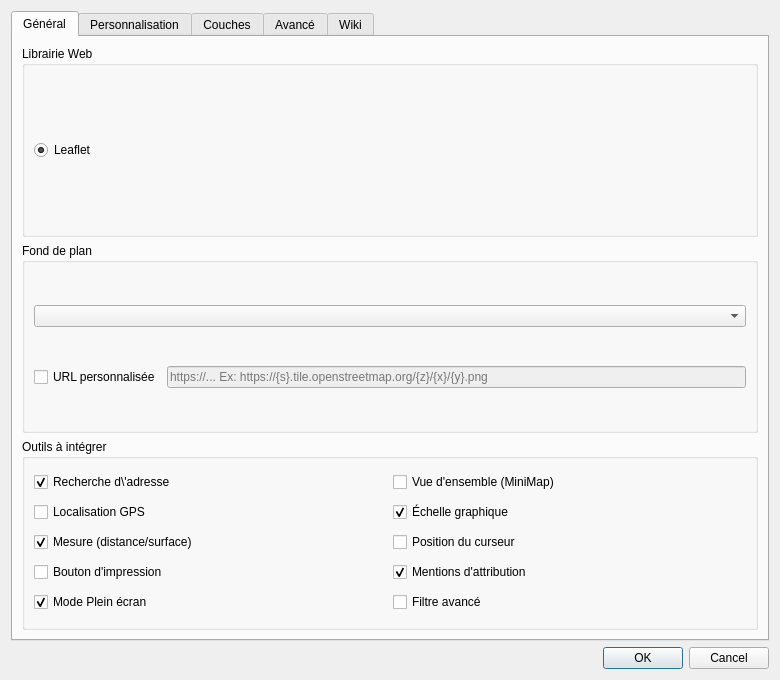
<?xml version="1.0" encoding="UTF-8"?>
<ui version="4.0">
 <class>UniversalMap2webDialog</class>
 <widget class="QDialog" name="UniversalMap2webDialog">
  <property name="geometry">
   <rect>
    <x>0</x>
    <y>0</y>
    <width>780</width>
    <height>680</height>
   </rect>
  </property>
  <property name="windowTitle">
   <string>Universal Map2web - Export de cartes HTML</string>
  </property>
  <layout class="QVBoxLayout" name="verticalLayout">
   <item>
    <widget class="QTabWidget" name="tabWidget">
     <property name="currentIndex">
      <number>0</number>
     </property>
     <widget class="QWidget" name="tabGeneral">
      <attribute name="title">
       <string>Général</string>
      </attribute>
      <layout class="QVBoxLayout" name="verticalLayout_2">
       <item>
        <widget class="QGroupBox" name="groupLibrairie">
         <property name="title">
          <string>Librairie Web</string>
         </property>
         <layout class="QVBoxLayout" name="verticalLayout_4">
          <item>
           <layout class="QHBoxLayout" name="horizontalLayout_2">
            <item>
             <widget class="QRadioButton" name="radioLeaflet">
              <property name="text">
               <string>Leaflet</string>
              </property>
              <property name="checked">
               <bool>true</bool>
              </property>
             </widget>
            </item>
           </layout>
          </item>
         </layout>
        </widget>
       </item>
       <item>
        <widget class="QGroupBox" name="groupFondsPlan">
         <property name="title">
          <string>Fond de plan</string>
         </property>
         <layout class="QVBoxLayout" name="verticalLayout_5">
          <item>
           <widget class="QComboBox" name="comboFondPlan"/>
          </item>
          <item>
           <layout class="QHBoxLayout" name="horizontalLayout_3">
            <item>
             <widget class="QCheckBox" name="chkFondPlanPersonnalise">
              <property name="text">
               <string>URL personnalisée</string>
              </property>
             </widget>
            </item>
            <item>
             <widget class="QLineEdit" name="txtFondPlanURL">
              <property name="enabled">
               <bool>false</bool>
              </property>
              <property name="placeholderText">
               <string>https://... Ex: https://{s}.tile.openstreetmap.org/{z}/{x}/{y}.png</string>
              </property>
             </widget>
            </item>
           </layout>
          </item>
         </layout>
        </widget>
       </item>
       <item>
        <widget class="QGroupBox" name="groupOutils">
         <property name="title">
          <string>Outils à intégrer</string>
         </property>
         <layout class="QGridLayout" name="gridLayout_outils">
          <item row="0" column="0">
           <widget class="QCheckBox" name="chkRecherche">
            <property name="text">
            <string>Recherche d\'adresse</string>
            </property>
            <property name="checked">
             <bool>true</bool>
            </property>
           </widget>
          </item>
          <item row="1" column="0">
           <widget class="QCheckBox" name="chkGeoloc">
            <property name="text">
             <string>Localisation GPS</string>
            </property>
           </widget>
          </item>
          <item row="2" column="0">
           <widget class="QCheckBox" name="chkMesure">
            <property name="text">
             <string>Mesure (distance/surface)</string>
            </property>
            <property name="checked">
             <bool>true</bool>
            </property>
           </widget>
          </item>
          <item row="3" column="0">
           <widget class="QCheckBox" name="chkImprimer">
            <property name="text">
             <string>Bouton d'impression</string>
            </property>
           </widget>
          </item>
          <item row="4" column="0">
           <widget class="QCheckBox" name="chkPleinEcran">
            <property name="text">
             <string>Mode Plein écran</string>
            </property>
            <property name="checked">
             <bool>true</bool>
            </property>
           </widget>
          </item>
          <item row="0" column="1">
           <widget class="QCheckBox" name="chkMiniMap">
            <property name="text">
             <string>Vue d'ensemble (MiniMap)</string>
            </property>
           </widget>
          </item>
          <item row="1" column="1">
           <widget class="QCheckBox" name="chkScale">
            <property name="text">
             <string>Échelle graphique</string>
            </property>
            <property name="checked">
             <bool>true</bool>
            </property>
           </widget>
          </item>
          <item row="2" column="1">
           <widget class="QCheckBox" name="chkMousePosition">
            <property name="text">
             <string>Position du curseur</string>
            </property>
           </widget>
          </item>
          <item row="3" column="1">
           <widget class="QCheckBox" name="chkAttribution">
            <property name="text">
             <string>Mentions d'attribution</string>
            </property>
            <property name="checked">
             <bool>true</bool>
            </property>
           </widget>
          </item>
          <item row="4" column="1">
           <widget class="QCheckBox" name="chkFiltreAvance">
            <property name="text">
             <string>Filtre avancé</string>
            </property>
           </widget>
          </item>
         </layout>
        </widget>
       </item>
      </layout>
     </widget>
     <widget class="QWidget" name="tabPersonnalisation">
      <attribute name="title">
       <string>Personnalisation</string>
      </attribute>
      <layout class="QVBoxLayout" name="verticalLayout_perso">
       <item>
        <widget class="QGroupBox" name="groupTitre">
         <property name="title">
          <string>Titre de la carte</string>
         </property>
         <layout class="QVBoxLayout" name="verticalLayout_titre">
          <item>
           <widget class="QLineEdit" name="txtTitreCarte">
            <property name="text">
             <string>Universal Map2web - Carte interactive</string>
            </property>
           </widget>
          </item>
         </layout>
        </widget>
       </item>
       <item>
        <widget class="QGroupBox" name="groupLogo">
         <property name="title">
          <string>Logo</string>
         </property>
         <layout class="QHBoxLayout" name="horizontalLayout_logo">
          <item>
           <widget class="QPushButton" name="btnChoisirLogo">
            <property name="text">
             <string>Choisir un logo</string>
            </property>
           </widget>
          </item>
          <item>
           <widget class="QLabel" name="lblLogoPath">
            <property name="text">
             <string>Aucun logo</string>
            </property>
            <property name="alignment">
             <set>Qt::AlignCenter</set>
            </property>
           </widget>
          </item>
          <item>
           <widget class="QCheckBox" name="chkAfficherLogo">
            <property name="text">
             <string>Afficher le logo</string>
            </property>
            <property name="checked">
             <bool>true</bool>
            </property>
           </widget>
          </item>
         </layout>
        </widget>
       </item>
       <item>
        <widget class="QGroupBox" name="groupCouleur">
         <property name="title">
          <string>Couleur de l'en-tête</string>
         </property>
         <layout class="QHBoxLayout" name="horizontalLayout_couleur">
          <item>
           <widget class="QPushButton" name="btnChoisirCouleur">
            <property name="text">
             <string>Choisir une couleur</string>
            </property>
           </widget>
          </item>
          <item>
           <widget class="QLineEdit" name="txtCouleurEntete">
            <property name="text">
             <string>#1a1a2e</string>
            </property>
           </widget>
          </item>
         </layout>
        </widget>
       </item>
       <item>
        <widget class="QGroupBox" name="groupThemeVisuel">
         <property name="title">
          <string>Thème de l'interface</string>
         </property>
         <layout class="QHBoxLayout" name="horizontalLayout_theme">
          <item>
           <widget class="QComboBox" name="comboTheme">
            <item>
             <property name="text">
              <string>Clair</string>
             </property>
            </item>
            <item>
             <property name="text">
              <string>Sombre</string>
             </property>
            </item>
            <item>
             <property name="text">
              <string>Professionnel</string>
             </property>
            </item>
            <item>
             <property name="text">
              <string>Coloré</string>
             </property>
            </item>
           </widget>
          </item>
         </layout>
        </widget>
       </item>
      </layout>
     </widget>
     <widget class="QWidget" name="tabCouches">
      <attribute name="title">
       <string>Couches</string>
      </attribute>
      <layout class="QVBoxLayout" name="verticalLayout_couches_tab">
       <item>
        <widget class="QGroupBox" name="groupSelectionCouches">
         <property name="title">
          <string>Sélection des couches à exporter</string>
         </property>
         <layout class="QVBoxLayout" name="verticalLayout_3">
          <item>
           <widget class="QListWidget" name="listCouches"/>
          </item>
          <item>
           <layout class="QHBoxLayout" name="horizontalLayout">
            <item>
             <widget class="QPushButton" name="btnSelectAll">
              <property name="text">
               <string>Tout sélectionner</string>
              </property>
             </widget>
            </item>
            <item>
             <widget class="QPushButton" name="btnDeselectAll">
              <property name="text">
               <string>Tout désélectionner</string>
              </property>
             </widget>
            </item>
            <item>
             <widget class="QPushButton" name="btnInvertSelection">
              <property name="text">
               <string>Inverser</string>
              </property>
             </widget>
            </item>
           </layout>
          </item>
         </layout>
        </widget>
       </item>
       <item>
        <widget class="QGroupBox" name="groupPopupsConfiguration">
         <property name="title">
          <string>Configuration des Popups par couche</string>
         </property>
         <layout class="QHBoxLayout" name="horizontalLayout_popup_config">
          <item>
           <layout class="QVBoxLayout" name="verticalLayout_list_couches">
            <item>
             <widget class="QLabel" name="lblCouchesPopup">
              <property name="text">
               <string>1. Sélectionner une couche :</string>
              </property>
             </widget>
            </item>
            <item>
             <widget class="QListWidget" name="listCouchesPopup"/>
            </item>
           </layout>
          </item>
          <item>
           <layout class="QVBoxLayout" name="verticalLayout_list_champs">
            <item>
             <widget class="QLabel" name="lblChampsPopup">
              <property name="text">
               <string>2. Cocher les champs à afficher :</string>
              </property>
             </widget>
            </item>
            <item>
             <widget class="QListWidget" name="listChampsPopup"/>
            </item>
           </layout>
          </item>
         </layout>
        </widget>
       </item>
      </layout>
     </widget>
     <widget class="QWidget" name="tabAvance">
      <attribute name="title">
       <string>Avancé</string>
      </attribute>
      <layout class="QVBoxLayout" name="verticalLayout_9">
       <item>
        <widget class="QGroupBox" name="groupOptimisation">
         <property name="title">
          <string>Optimisation des données</string>
         </property>
         <layout class="QGridLayout" name="gridLayout_2">
          <item row="0" column="0">
           <widget class="QCheckBox" name="chkSimplifier">
            <property name="text">
             <string>Simplifier les géométries</string>
            </property>
           </widget>
          </item>
          <item row="0" column="1">
           <widget class="QDoubleSpinBox" name="spinTolerance">
            <property name="decimals">
             <number>6</number>
            </property>
            <property name="maximum">
             <double>1.000000000000000</double>
            </property>
            <property name="singleStep">
             <double>0.000001000000000</double>
            </property>
            <property name="value">
             <double>0.000000000000000</double>
            </property>
           </widget>
          </item>
          <item row="1" column="0">
           <widget class="QCheckBox" name="chkCompresser">
            <property name="text">
             <string>Compresser les données JSON</string>
            </property>
           </widget>
          </item>
          <item row="2" column="0">
           <widget class="QCheckBox" name="chkPrecision">
            <property name="text">
             <string>Arrondir les coordonnées</string>
            </property>
           </widget>
          </item>
          <item row="2" column="1">
           <widget class="QSpinBox" name="spinPrecision">
            <property name="minimum">
             <number>0</number>
            </property>
            <property name="maximum">
             <number>12</number>
            </property>
            <property name="value">
             <number>6</number>
            </property>
           </widget>
          </item>
         </layout>
        </widget>
       </item>
       <item>
        <widget class="QGroupBox" name="groupExport">
         <property name="title">
          <string>Options d'export</string>
         </property>
         <layout class="QVBoxLayout" name="verticalLayout_10">
          <item>
           <widget class="QCheckBox" name="chkZip">
            <property name="text">
             <string>Exporter en fichier ZIP</string>
            </property>
           </widget>
          </item>
          <item>
           <widget class="QCheckBox" name="chkOuvrirNavigateur">
            <property name="text">
             <string>Ouvrir automatiquement dans le navigateur</string>
            </property>
            <property name="checked">
             <bool>true</bool>
            </property>
           </widget>
          </item>
         </layout>
        </widget>
       </item>
      </layout>
     </widget>
     <widget class="QWidget" name="tabWiki">
      <attribute name="title">
       <string>Wiki</string>
      </attribute>
      <layout class="QVBoxLayout" name="verticalLayout_wiki">
       <item>
        <widget class="QTextEdit" name="wikiTextEdit">
         <property name="readOnly">
          <bool>true</bool>
         </property>
         <property name="html">
          <string></string>
         </property>
        </widget>
       </item>
      </layout>
     </widget>
    </widget>
   </item>
   <item>
    <widget class="QDialogButtonBox" name="buttonBox">
     <property name="orientation">
      <enum>Qt::Horizontal</enum>
     </property>
     <property name="standardButtons">
      <set>QDialogButtonBox::Cancel|QDialogButtonBox::Ok</set>
     </property>
    </widget>
   </item>
  </layout>
 </widget>
 <resources/>
 <connections>
  <connection>
   <sender>buttonBox</sender>
   <signal>accepted()</signal>
   <receiver>UniversalMap2webDialog</receiver>
   <slot>accept()</slot>
   <hints>
    <hint type="sourcelabel">
     <x>20</x>
     <y>20</y>
    </hint>
    <hint type="destinationlabel">
     <x>20</x>
     <y>20</y>
    </hint>
   </hints>
  </connection>
  <connection>
   <sender>buttonBox</sender>
   <signal>rejected()</signal>
   <receiver>UniversalMap2webDialog</receiver>
   <slot>reject()</slot>
   <hints>
    <hint type="sourcelabel">
     <x>20</x>
     <y>20</y>
    </hint>
    <hint type="destinationlabel">
     <x>20</x>
     <y>20</y>
    </hint>
   </hints>
  </connection>
 </connections>
</ui>
